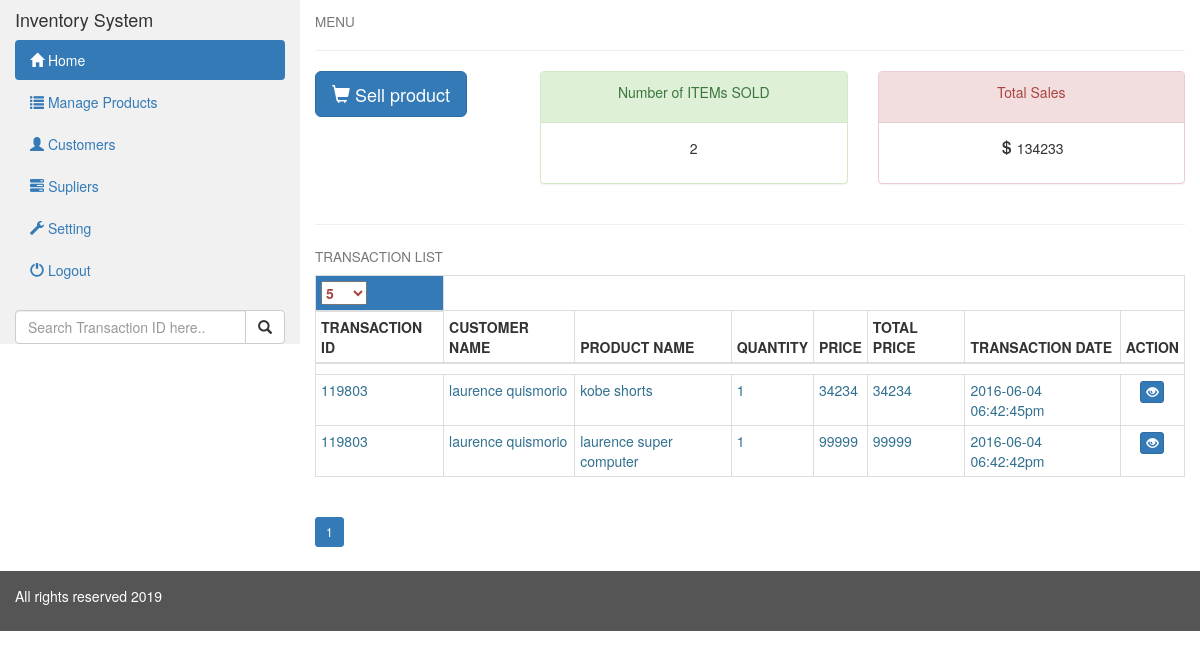
Page /admin/index.php?page=1&per-page=5 on the committed database.
### tables this page shows
CREATE TABLE `transaction_list` (
  `id` int(11) NOT NULL,
  `transaction_id` varchar(250) NOT NULL,
  `customer_code` varchar(250) NOT NULL,
  `product_sku` varchar(250) NOT NULL,
  `quantity` varchar(100) NOT NULL,
  `price` varchar(100) NOT NULL,
  `total_price` varchar(250) NOT NULL,
  `transaction_date` varchar(1000) NOT NULL
);

CREATE TABLE `tbl_customer` (
  `id` int(11) NOT NULL,
  `code` varchar(50) NOT NULL,
  `name` varchar(200) NOT NULL,
  `address` varchar(1000) NOT NULL,
  `cemail` varchar(100) NOT NULL,
  `ccontact` varchar(20) NOT NULL
);

CREATE TABLE `product_list` (
  `id` int(11) NOT NULL,
  `sku` varchar(100) NOT NULL,
  `name` varchar(100) NOT NULL,
  `category` varchar(250) NOT NULL,
  `supplier` varchar(100) NOT NULL,
  `info` varchar(1000) NOT NULL,
  `quantity` varchar(100) NOT NULL,
  `price` varchar(100) NOT NULL,
  `pdate` varchar(1000) NOT NULL
);

### admin/index.php (the view, shortened to what this page needs)
<!DOCTYPE html>
<html lang="en">
<?php
 include('../exe/database.php');
 ?>
<head>
  <link rel="stylesheet" href="http://maxcdn.bootstrapcdn.com/bootstrap/3.3.6/css/bootstrap.min.css">
</head>
<body>
<div class="container-fluid">
  <div class="row content">
    <div class="col-sm-3 sidenav">
      <h4>Inventory System</h4>
      <ul class="nav nav-pills nav-stacked">
        <li class="active"><a href="#Home"><span class="glyphicon glyphicon-home"></span> Home</a></li>
        <li><a href="Products"><span class="glyphicon glyphicon-list"></span> Manage Products</a></li>
        <li><a href="Customers"><span class="glyphicon glyphicon-user"></span> Customers</a></li>
        <li><a href="Suppliers"><span class="glyphicon glyphicon-tasks"></span> Supliers</a></li>
        <li><a href="Settings"><span class="glyphicon glyphicon-wrench"></span> Setting</a></li>
        <li><a href="Logout"><span class="glyphicon glyphicon-off"></span> Logout</a></li>
      </ul><br>
      <form action="search.php" method="GET">
      <div class="input-group">
        <input type="text" class="form-control" name="q" placeholder="Search Transaction ID here..">
        <span class="input-group-btn">
          <button class="btn btn-default" type="submit" name="search">
            <span class="glyphicon glyphicon-search"></span>
          </button>
        </span>
      </div>
        </form>
    </div>
    <div class="col-sm-9">
      <h4><small>MENU</small></h4>
      <hr>
      <div class="row">
        <div class="col-sm-3">
          <button onclick="pos()" class="btn btn-primary btn-lg" autofocus><span class="glyphicon glyphicon-shopping-cart"></span> Sell product</button>
        </div>
        <div class="col-sm-9">
          <div class="row">
            <div class="col-sm-6">
              <div class="panel panel-success">
                <div class="panel-heading"><p class="text-center">Number of ITEMs SOLD</p></div>
                <div class="panel-body"><p class="text-center">
                  <?php $count = mysqli_query($con,"SELECT SUM(quantity) AS TotalItemsOrdered FROM transaction_list");
                    $qty = mysqli_fetch_assoc($count);
                    echo $qty['TotalItemsOrdered'] + 0;
                 ?>
                </p></div>
              </div>
            </div>
            <div class="col-sm-6">
              <div class="panel panel-danger">
                <div class="panel-heading"><p class="text-center">Total Sales</p></div>
                <div class="panel-body"><p class="text-center">
                  <?php $count = mysqli_query($con,"SELECT SUM(total_price) AS TotalItemsPrice FROM transaction_list");
                  $qty = mysqli_fetch_assoc($count);
                  echo "<span class='glyphicon glyphicon-usd'></span> ".($qty['TotalItemsPrice'] + 0);
                   ?>
                </p></div>
              </div>
            </div>
          </div>
        </div>
      </div>
      <hr/>
      <h4><small>TRANSACTION LIST</small></h4>
<?php
	if (isset($_GET['q'])) {
		$q = $_GET['q'];
		 if (isset($_GET['page']) && isset($_GET['per-page'])) {
                 $page  = $_GET['page'];
                 $perpage  = $_GET['per-page'];
                 $result = mysqli_query($con,"SELECT COUNT(id) FROM transaction_list WHERE transaction_id LIKE '%$q%'");
                  $row = mysqli_fetch_row($result);
                  $total_records = $row[0];
                  $total_pages = ceil($total_records / $perpage);
                 if ($_GET['page'] == 0 || $_GET['per-page'] == 0) {
                    header("Location:?page=1&per-page=5&q=$q&search");
                 }
                 if ($total_pages < $_GET['page']) {
                  if ($total_records == 0) {
                    $_SESSION['empty-row'] = "0 Transaction.";
                  }else{
                    header("Location:?page=1&per-page=5&q=$q&search");
                  }
                 }
            }
             else {
              header("Location:?page=1&per-page=5&q=$q&search");
            }
          $start_from = ($page-1) * $perpage;
          $customer = mysqli_query($con,"SELECT * FROM transaction_list WHERE transaction_id LIKE '%$q%' ORDER BY id DESC LIMIT $start_from, $perpage");
	}else{
 if (isset($_GET['page']) && isset($_GET['per-page'])) {
                 $page  = $_GET['page'];
                 $perpage  = $_GET['per-page'];
                 $result = mysqli_query($con,"SELECT COUNT(id) FROM transaction_list");
                  $row = mysqli_fetch_row($result);
                  $total_records = $row[0];
                  $total_pages = ceil($total_records / $perpage);
            }
             else {
              header("Location:?page=1&per-page=5");
            }
          $start_from = ($page-1) * $perpage;
          $customer = mysqli_query($con,"SELECT * FROM transaction_list ORDER BY id DESC LIMIT $start_from, $perpage");
	}
 ?>
        <table class="table table-condensed table-bordered table-hover">
        <thead>
        <tr class="bg-primary">
          <th class="text-danger">
              <select class="per-page" data-page="<?php echo $_GET['page']; ?>">
                <option><?php echo $_GET['per-page']; ?></option>
              </select>
          </th>
        </tr>
        </thead>
          <thead>
            <tr>
              <th>TRANSACTION ID</th>
              <th>CUSTOMER NAME</th>
              <th>PRODUCT NAME</th>
              <th>QUANTITY</th>
              <th>PRICE</th>
              <th>TOTAL PRICE</th>
              <th>TRANSACTION DATE</th>
              <th>ACTION</th>
            </tr>
          </thead>
          <tbody>
          <td colspan="8">
           </td>
              <?php
                while ($row = mysqli_fetch_assoc($customer)) { ?>
                <tr class="text-info">
                  <td><?php echo $row['transaction_id']; ?></td>
                  <td title="<?php echo $row['customer_code']; ?>">
                    <?php
                    $code = $row['customer_code'];
                     $result = mysqli_fetch_assoc(mysqli_query($con,"SELECT * FROM `tbl_customer` WHERE code='$code'"));
                     echo $result['name'];
                      ?>
                  </td>
                  <td title="<?php echo $row['product_sku']; ?>">
                    <?php
                    $sku = $row['product_sku'];
                     $result = mysqli_fetch_assoc(mysqli_query($con,"SELECT * FROM `product_list` WHERE sku='$sku'"));
                     echo $result['name'];
                      ?>
                  </td>
                  <td><?php echo $row['quantity']; ?></td>
                  <td><?php echo $row['price']; ?></td>
                  <td><?php echo $row['total_price']; ?></td>
                  <td><?php echo $row['transaction_date']; ?></td>
                  <td>
                  <p class="text-center">
                    <a href="#" class="btn btn-xs btn-primary" data-page="view" data-name="<?php echo $row['id']; ?>" title="Click this if you want to view this transaction."><span class="glyphicon glyphicon-eye-open"></span></a>
                  </p>
                  </td>
                </tr>
                <?php }
               ?>
          </tbody>
        </table>
        <ul class="pagination pagination-sm">
        <?php for ($i=1; $i<=$total_pages; $i++) { ?>
                      <li class="<?php
                        if ($_GET['page'] == $i) {
                          echo "active";
                        }
                       ?>"><a href="?page=<?php echo $i; ?>&per-page=<?php echo $perpage;?>"><?php echo $i; ?></a></li>
       <?php }
        ?>
        </ul>
    </div>
  </div>
</div>
<footer class="container-fluid">
  <p><?php include('../exe/footer.php'); ?></p>
</footer>
</body>
</html>

### exe/footer.php
<span>All rights reserved <?php echo date('Y'); ?></span>

### admin/index.php (style rules this page uses)
.row.content { height: auto; }
.sidenav { background-color: #f1f1f1; height: 100%; }
footer { position: relative; bottom:0px; width: 100%; background-color: #555; color: white; padding: 15px; }

### rows in the picture
transaction_list: transaction "119803", tbl_customer.name "laurence quismorio", product_list.name "kobe shorts", quantity "1", price "34234", total_price "34234", transaction_date "2016-06-04 06:42:45pm"
transaction_list: transaction "119803", tbl_customer.name "laurence quismorio", product_list.name "laurence super computer", quantity "1", price "99999", total_price "99999", transaction_date "2016-06-04 06:42:42pm"

### other values in the picture
$qty['TotalItemsOrdered'] + 0 "2"
$qty['TotalItemsPrice'] + 0 "134233"
form field value "5"
